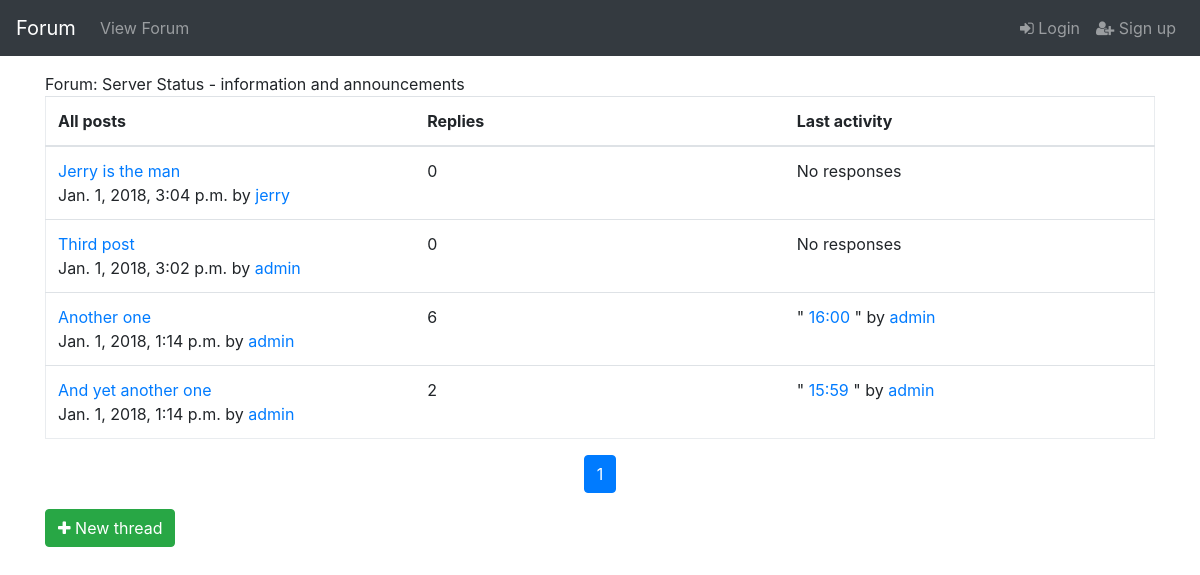
Before: /forumapp/forum/2 with the older database file.
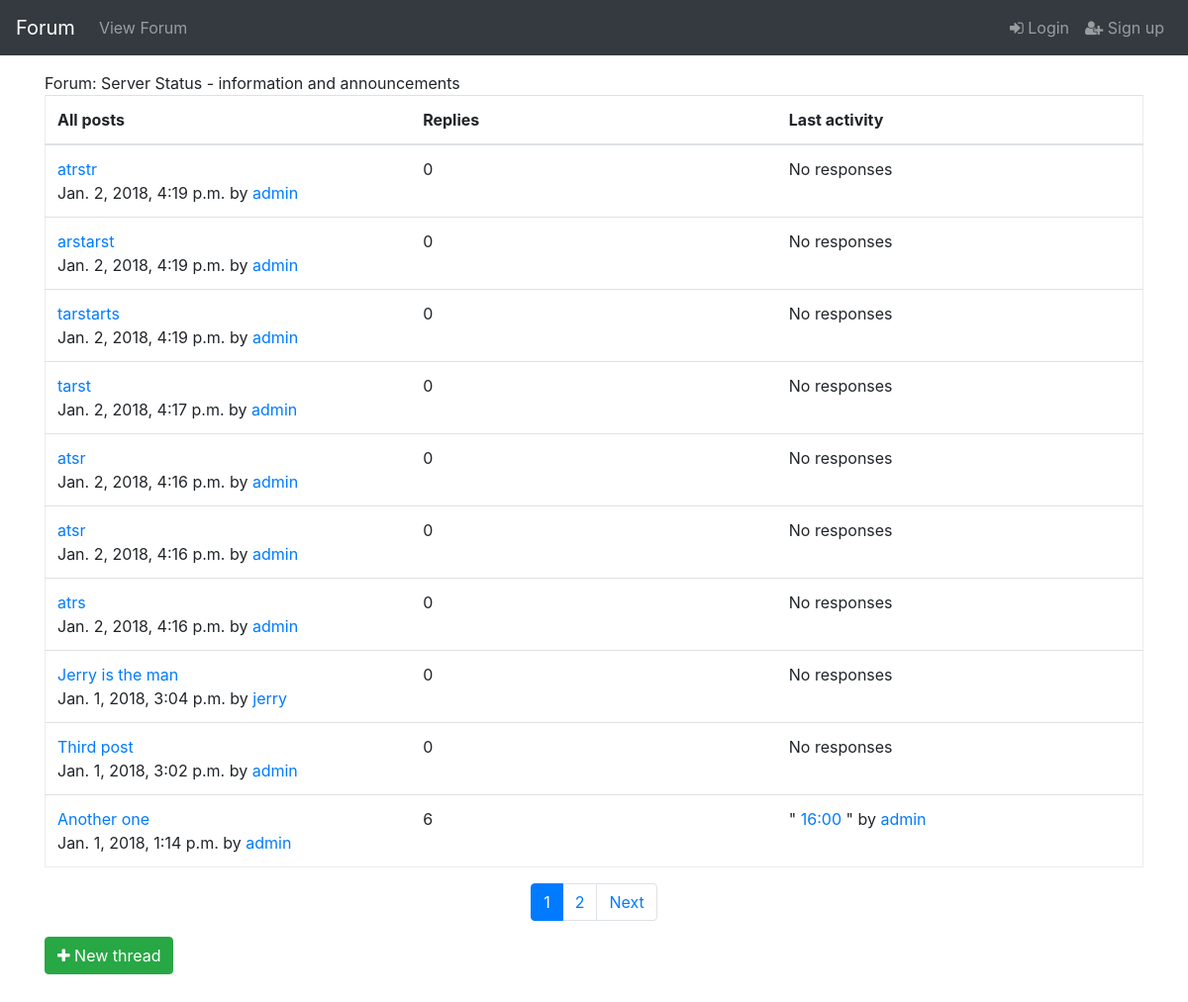
After: the same page with the newer database file.
### forumapp/models.py (models this page shows, shortened)
class Thread(models.Model):
    name = models.CharField(max_length=100)
    forum = models.ForeignKey(Forum, null=True, on_delete=models.CASCADE)
    pinned = models.BooleanField(default=False)
    class Meta:
        permissions = [
            ('can_remove_any_thread', 'Can remove ANY thread.'),
            ('can_pin_threads', 'Can pin threads.')
        ]
        ordering = [
            'pinned'
        ]

class ThreadResponse(models.Model):
    thread = models.ForeignKey(Thread, null=True, on_delete=models.CASCADE)
    created_datetime = models.DateTimeField(null=True)
    responder = models.ForeignKey(User, null=True, on_delete=models.CASCADE)
    message = models.TextField(max_length=1000)
    edited = models.BooleanField(default=False)
    order_in_thread = models.PositiveIntegerField(default=1)
    class Meta:
        permissions = [('can_remove_any_response', 'Can remove ANY response.')]
        ordering = ['created_datetime']

### forumapp/views.py (the view)
def forum(request, pk):
    thread_list = Thread.objects.filter(
        forum=pk
    ).annotate(
        last_response=Max('threadresponse__created_datetime')
    ).order_by(
        '-pinned',
        '-last_response'
    )
    thread_paginator = Paginator(thread_list, 10)
    page = request.GET.get('page')
    thread_list = thread_paginator.get_page(page)
    return render(
        request,
        'forumapp/thread_list.html',
        context={
            'thread_list': thread_list,
            'forum': Forum.objects.get(id=pk)
        }
    )

### forumapp/templatetags/forumapp_extras.py (called while the page is built)
@register.filter(name='times')
def times(count):
    return ''.join([str(num) for num in range(1, count + 1)])

### forumapp/templates/forumapp/thread_list.html (shortened to what this page needs)
{% extends "forumapp/base.html" %}
{% load forumapp_extras %}
{% block content %}
<div>Forum: {{ forum.name }} - {{ forum.section.name }}</div>
{% if thread_list %}
<table class="table forum-table">
    <thead>
    <tr>
        <th>All posts</th>
        <th>Replies</th>
        <th>Last activity</th>
    </tr>
    </thead>
    <tbody>
    {% for thread in thread_list %}
    {% if thread.pinned %}
    <tr class="pinned clickable-row">
    {% else %}
    <tr class="clickable-row">
    {% endif %}
        <td>
            <div>
                <a href="{% url 'thread-view' thread.forum.id thread.id %}">
                    {{ thread.name }}
                </a>
            </div>
            {{ thread.threadresponse_set.first.created_datetime }} by <a href="{% url 'user-view' thread.threadresponse_set.first.responder.pk %}">{{ thread.threadresponse_set.first.responder }}</a>
        </td>
        <td>{{ thread.threadresponse_set.all|length|add:"-1" }}</td>
        {% if thread.threadresponse_set.all|length > 1 %}
        <td>"
            <a href="{% url 'thread-view' thread.threadresponse_set.last.thread.forum.id thread.threadresponse_set.last.thread.id %}#{{ thread.threadresponse_set.last.order_in_thread }}">
                {{ thread.threadresponse_set.last.message|truncatechars:15 }}
            </a>" by
            <a href="{% url 'user-view' thread.threadresponse_set.last.responder.pk %}">
                {{ thread.threadresponse_set.last.responder }}
            </a>
        {% else %}
        <td>No responses</td>
        {% endif %}
    </tr>
    {% endfor %}
    </tbody>
</table>
{% else %}
<div>No threads.</div>
{% endif %}
<nav aria-label="...">
    <ul class="pagination justify-content-center">
        {% for i in thread_list.paginator.num_pages|times %}
        {% if thread_list.number|stringformat:"i" == i %}
        <li class="page-item active">
            <span class="page-link">{{ i }}</span>
        </li>
        {% else %}
        <li class="page-item">
            <a class="page-link" href="?page={{ i }}">{{ i }}</a>
        </li>
        {% endif %}
        {% endfor %}
        {% if thread_list.has_next %}
        <li class="page-item">
            <a
                class="page-link"
                href="?page={{ thread_list.next_page_number }}"
            >Next
            </a>
        </li>
        {% endif %}
    </ul>
</nav>
<a
    href="{% url 'new-thread' forum.id %}"
    class="btn btn-success"
    role="button"
>
    <span class="fa fa-plus"></span>
    New thread
</a>
{% endblock %}

Changed rows visible on the page:
no longer on this page (row unchanged): Thread: name "And yet another one", threadresponse_set.first.created_datetime "Jan. 1, 2018, 1:14 p.m.", threadresponse_set.first.responder "admin", threadresponse_set.all|length "2", threadresponse_set.last.message "15:59", threadresponse_set.last.responder "admin"
added Thread: name "atrstr", threadresponse_set.first.created_datetime "Jan. 2, 2018, 4:19 p.m.", threadresponse_set.first.responder "admin", threadresponse_set.all|length "0", shows "No responses"
added Thread: name "arstarst", threadresponse_set.first.created_datetime "Jan. 2, 2018, 4:19 p.m.", threadresponse_set.first.responder "admin", threadresponse_set.all|length "0", shows "No responses"
added Thread: name "tarstarts", threadresponse_set.first.created_datetime "Jan. 2, 2018, 4:19 p.m.", threadresponse_set.first.responder "admin", threadresponse_set.all|length "0", shows "No responses"
added Thread: name "tarst", threadresponse_set.first.created_datetime "Jan. 2, 2018, 4:17 p.m.", threadresponse_set.first.responder "admin", threadresponse_set.all|length "0", shows "No responses"
added Thread: name "atsr", threadresponse_set.first.created_datetime "Jan. 2, 2018, 4:16 p.m.", threadresponse_set.first.responder "admin", threadresponse_set.all|length "0", shows "No responses"
added Thread: name "atsr", threadresponse_set.first.created_datetime "Jan. 2, 2018, 4:16 p.m.", threadresponse_set.first.responder "admin", threadresponse_set.all|length "0", shows "No responses"
added Thread: name "atrs", threadresponse_set.first.created_datetime "Jan. 2, 2018, 4:16 p.m.", threadresponse_set.first.responder "admin", threadresponse_set.all|length "0", shows "No responses"
Other visible differences:
new list line: "2"
text now shown: "Next"
